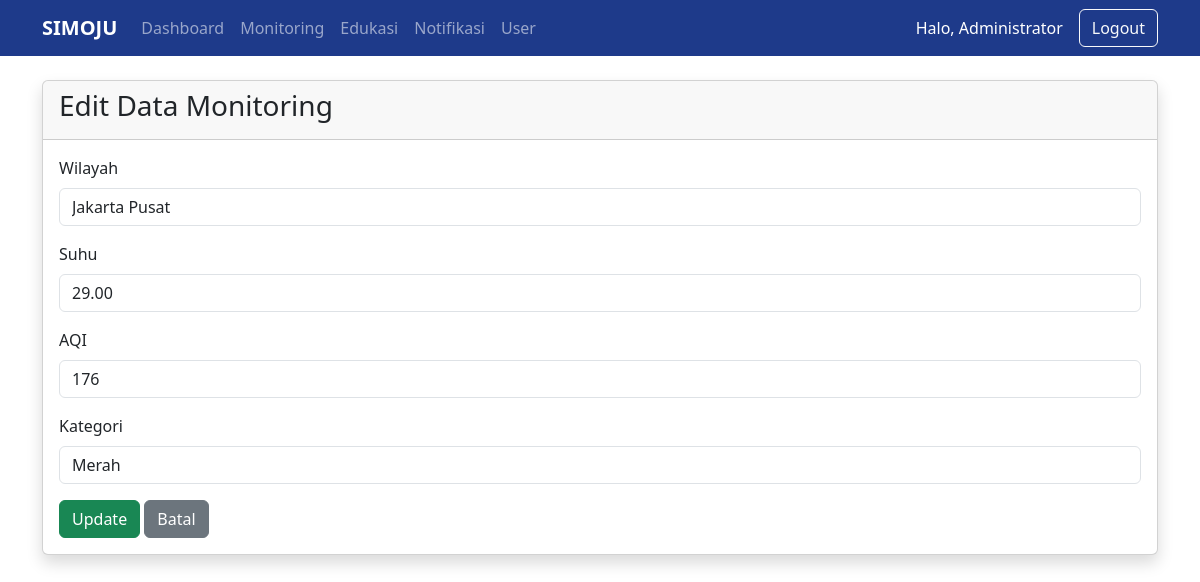
/public/index.php?url=MonitoringController/edit/6 (signed in), run on the app's committed database.
### tables this page shows
CREATE TABLE `riwayat_monitoring` (
  `id` int(11) NOT NULL AUTO_INCREMENT,
  `wilayah` varchar(100) DEFAULT NULL,
  `suhu` decimal(5,2) DEFAULT NULL,
  `aqi` int(11) DEFAULT NULL,
  `kategori` varchar(50) DEFAULT NULL,
  `waktu_data` datetime DEFAULT NULL,
  `status` varchar(50) DEFAULT NULL,
  `created_at` timestamp NOT NULL DEFAULT current_timestamp(),
  PRIMARY KEY (`id`)
);

### app/core/Controller.php (called while the page is built, shortened)
<?php
class Controller {
    public function view($view, $data = [])
    {
         require_once '../app/views/templates/header.php';
        require_once '../app/views/' . $view . '.php';
        require_once '../app/views/templates/footer.php';
    }
}

### app/controllers/MonitoringController.php (called while the page is built, shortened)
<?php
class MonitoringController extends Controller {
    public function edit($id)
    {
        $monitoring = $this->model('Monitoring');
        $data['monitoring'] =
        $monitoring->getById($id);
        $this->view(
            'monitoring/edit',
            $data
        );
    }
}

### app/core/App.php (called while the page is built, shortened)
<?php
class App {
    protected $method = 'index';
    protected $params = [];
    public function __construct()
    {
        $url = $this->parseURL();
        if(isset($url[0]) && file_exists('../app/controllers/' . $url[0] . '.php')) {
            unset($url[0]);
        }
        $this->controller = new $this->controller;
        if(isset($url[1]) && method_exists($this->controller, $url[1])) {
            $this->method = $url[1];
            unset($url[1]);
        }
        if(!empty($url)) {
            $this->params = array_values($url);
        }
        call_user_func_array(
            [$this->controller, $this->method],
            $this->params
        );
    }
    public function parseURL()
    {
        if(isset($_GET['url']))
        {
            $url = rtrim($_GET['url'], '/');
            $url = filter_var($url, FILTER_SANITIZE_URL);
            return explode('/', $url);
        }
    }
}

### public/index.php (called while the page is built, shortened)
<?php
$app = new App;

### app/core/Model.php (called while the page is built, shortened)
<?php
require_once 'Database.php';
class Model {
    public function __construct()
    {
        $database = new Database();
        $this->db = $database->getConnection();
    }
}

### app/core/Database.php (called while the page is built, shortened)
<?php
class Database {
    private $conn;
    public function __construct()
    {
        $this->conn = new mysqli(
            DB_HOST,
            DB_USER,
            DB_PASS,
            DB_NAME
        );
    }
    public function getConnection()
    {
        return $this->conn;
    }
}

### app/models/Monitoring.php (called while the page is built, shortened)
<?php
class Monitoring extends Model {
     public function getById($id)
    {
        $query =
        "SELECT * FROM riwayat_monitoring
        WHERE id = $id";
        $result =
        $this->db->query($query);
        return $result->fetch_assoc();
    }
}

### app/views/monitoring/edit.php (the view)
<div class="container mt-4">
    <div class="card shadow">
        <div class="card-header">
            <h3>Edit Data Monitoring</h3>
        </div>
        <div class="card-body">
            <form
            action="index.php?url=MonitoringController/update/<?= $data['monitoring']['id']; ?>"
            method="POST">
                <div class="mb-3">
                    <label class="form-label">
                        Wilayah
                    </label>
                    <input
                    type="text"
                    name="wilayah"
                    class="form-control"
                    value="<?= $data['monitoring']['wilayah']; ?>"
                    required>
                </div>
                <div class="mb-3">
                    <label class="form-label">
                        Suhu
                    </label>
                    <input
                    type="number"
                    step="0.1"
                    name="suhu"
                    class="form-control"
                    value="<?= $data['monitoring']['suhu']; ?>"
                    required>
                </div>
                <div class="mb-3">
                    <label class="form-label">
                        AQI
                    </label>
                    <input
                    type="number"
                    name="aqi"
                    class="form-control"
                    value="<?= $data['monitoring']['aqi']; ?>"
                    required>
                </div>
                <div class="mb-3">
                    <label class="form-label">
                        Kategori
                    </label>
                    <input
                    type="text"
                    name="status"
                    class="form-control"
                    value="<?= $data['monitoring']['kategori']; ?>"
                    required>
                </div>
                <button
                type="submit"
                class="btn btn-success">
                    Update
                </button>
                <a
                href="index.php?url=MonitoringController/daftar"
                class="btn btn-secondary">
                    Batal
                </a>
            </form>
        </div>
    </div>
</div>

### data on the page
riwayat_monitoring: wilayah "Jakarta Pusat", suhu "29.00", aqi "176", status "Merah"

### other printed values
$_SESSION['nama'] "Administrator"
